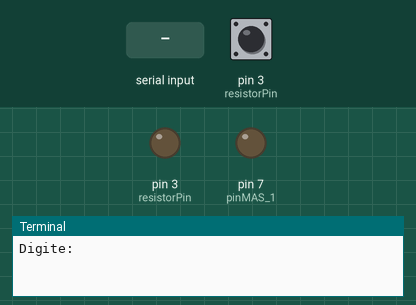
This program was run on a simulated Raspberry Pi (header pin numbers). On the bench: output pins drawn as LEDs (lit = HIGH), the last lines printed to the terminal. Dashed ring = blinking. The test bench sets the inputs (shaded band); at power-on: pin 3 (resistorPin) HIGH. The clock reads 2024-03-15 10:24:30 at power-on unless the program sets it. At 12.8 s the program stops and its outputs stay as they are.

Above: at 2.2 s.
2.3 s: "5" typed at the terminal, then Enter
At 3.2 s:
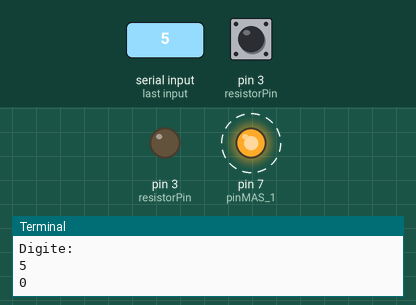
Timing chart, 0 to 13.3 s (numbered marks = the images above; inputs shaded):
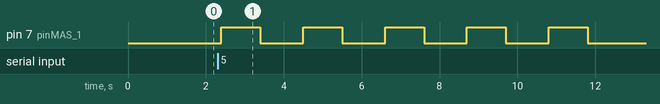

Measured:
- after the input at 2.3 s, pin 7 (pinMAS_1): alternates HIGH for 1.0 s and LOW for 1.1 s, starting after 0.10 s

The program:

ligth_sensor.py
```python
import RPi.GPIO as GPIO
import time

GPIO.setwarnings(False)
GPIO.setmode(GPIO.BOARD)
pinMAS_1=7
resistorPin = 3
GPIO.setup(pinMAS_1,GPIO.OUT)

GPIO.setup(resistorPin, GPIO.OUT)
GPIO.output(resistorPin, GPIO.LOW)
time.sleep(1)
try:
    valor = int(input("Digite:"))
    contador=0
    c=0
    while True:
        contador+=1
        GPIO.setup(resistorPin, GPIO.OUT)
        GPIO.output(resistorPin, GPIO.LOW)
        time.sleep(0.1)
        GPIO.output(pinMAS_1, GPIO.HIGH)
        GPIO.setup(resistorPin, GPIO.IN)
        currentTime = time.time()
        diff = 0
        while(GPIO.input(resistorPin) == GPIO.LOW):
            diff  = time.time() - currentTime
        x=diff * 1000
        if x<5.4:
            c+=1
        print(x)
        time.sleep(1)
        GPIO.output(pinMAS_1, GPIO.LOW)
        time.sleep(1)
        if contador == valor:
            print("Encendido "+str(c)+" veces")
            break
except KeyboardInterrupt:
	GPIO.output(pinMAS_1,GPIO.LOW)
```
